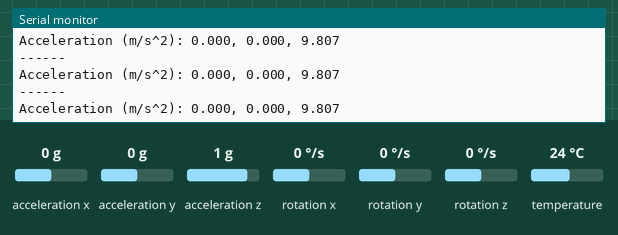
Simulated run of this sketch. Board: ESP32. Shown: the last lines printed to the serial monitor. The inputs (shaded band) are chosen by the test bench; at power-on: acceleration x 0 g, acceleration y 0 g, acceleration z 1 g, rotation x 0 °/s, rotation y 0 °/s, rotation z 0 °/s, temperature 24 °C.

Above: at 1.3 s.
1.4 s: acceleration x set to 0.8 g
At 2.0 s:
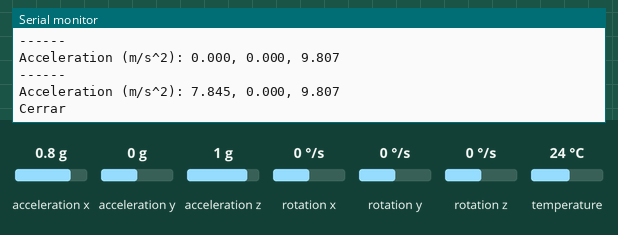
3.6 s: acceleration y set to -1.4 g
At 4.0 s:
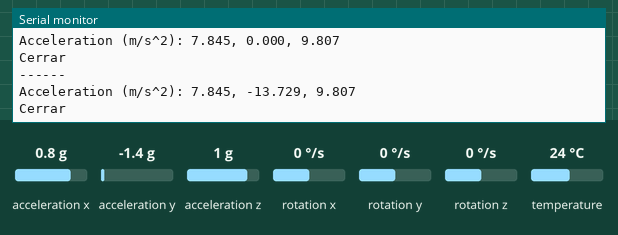
5.1 s: acceleration z set to -1.4 g
At 5.6 s:
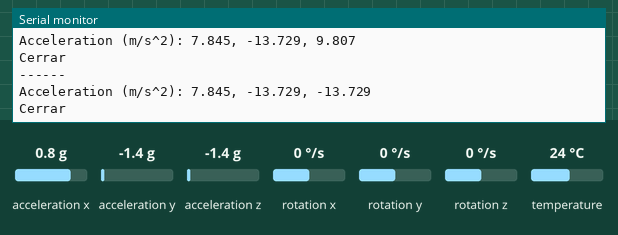

Measured:
- after the input at 1.4 s, the serial monitor: prints a new line after 0.22 s (image 1)
- after the input at 3.6 s, the serial monitor: prints a new line at once (image 2)
- after the input at 5.1 s, the serial monitor: prints a new line at once (image 3)

The sketch:

aceleracion.ino
```cpp
#include <Wire.h>

#define I2CDEV_IMPLEMENTATION I2CDEV_ARDUINO_WIRE
#include "I2Cdev.h"
#include "MPU6050.h"

MPU6050 mpu;

void setup() {
  Serial.begin(9600);

  // ESP32 (comenta si usas Arduino UNO/Mega)
  Wire.begin(21, 22);

  mpu.initialize();

  Serial.println("MPU6050 listo");
  delay(100);
}

void loop() {

  int16_t ax, ay, az;
  int16_t gx, gy, gz;
  int16_t tempRaw;

  mpu.getAcceleration(&ax, &ay, &az);
  mpu.getRotation(&gx, &gy, &gz);
  tempRaw = mpu.getTemperature();

  // ===== CONVERSIONES (igual que Adafruit internamente) =====

  // Acelerómetro ±2G
  float ax_ms2 = (ax / 16384.0) * 9.80665;
  float ay_ms2 = (ay / 16384.0) * 9.80665;
  float az_ms2 = (az / 16384.0) * 9.80665;

  // Giroscopio ±250°/s
  float gx_dps = gx / 131.0;
  float gy_dps = gy / 131.0;
  float gz_dps = gz / 131.0;

  // Temperatura
  float temperature = (tempRaw / 340.0) + 36.53;

  // ===== OUTPUT TIPO ADAFRUIT =====

  Serial.println("------");

  Serial.print("Acceleration (m/s^2): ");
  Serial.print(ax_ms2, 3);
  Serial.print(", ");
  Serial.print(ay_ms2, 3);
  Serial.print(", ");
  Serial.println(az_ms2, 3);

  if (ax_ms2 > abs(3) || ay_ms2 > abs(3) || az_ms2 < 8 || az_ms2 > 12)
    Serial.println("Cerrar");

  // Serial.print("Rotation (deg/s): ");
  // Serial.print(gx_dps, 3);
  // Serial.print(", ");
  // Serial.print(gy_dps, 3);
  // Serial.print(", ");
  // Serial.println(gz_dps, 3);

  // Serial.print("Temperature (C): ");
  // Serial.println(temperature, 2);

  delay(500);
}
```
